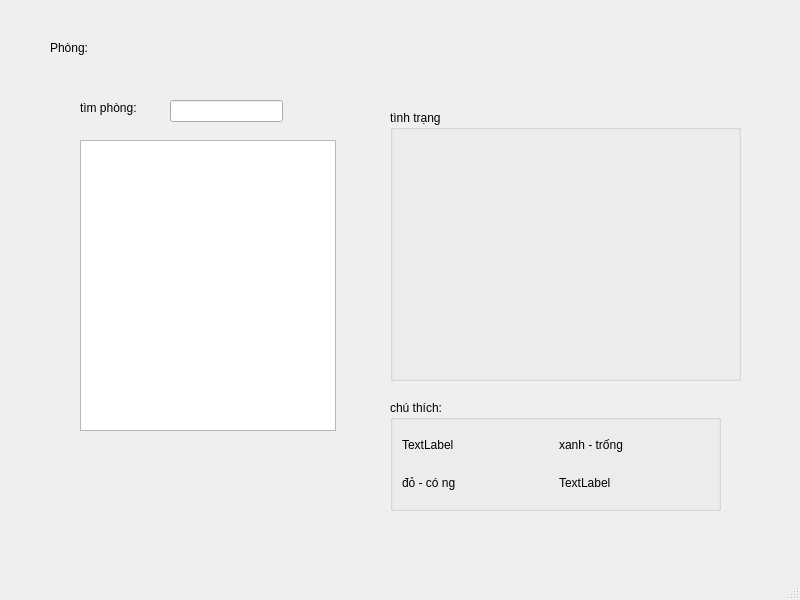
<?xml version="1.0" encoding="UTF-8"?>
<ui version="4.0">
 <class>MainWindow</class>
 <widget class="QMainWindow" name="MainWindow">
  <property name="geometry">
   <rect>
    <x>0</x>
    <y>0</y>
    <width>800</width>
    <height>600</height>
   </rect>
  </property>
  <property name="windowTitle">
   <string>Quản lí phòng</string>
  </property>
  <widget class="QWidget" name="centralwidget">
   <widget class="QLabel" name="label">
    <property name="geometry">
     <rect>
      <x>50</x>
      <y>40</y>
      <width>55</width>
      <height>16</height>
     </rect>
    </property>
    <property name="text">
     <string>Phòng: </string>
    </property>
   </widget>
   <widget class="QGroupBox" name="groupBox">
    <property name="geometry">
     <rect>
      <x>390</x>
      <y>110</y>
      <width>351</width>
      <height>271</height>
     </rect>
    </property>
    <property name="title">
     <string>tình trạng</string>
    </property>
   </widget>
   <widget class="QListWidget" name="listWidget">
    <property name="geometry">
     <rect>
      <x>80</x>
      <y>140</y>
      <width>256</width>
      <height>291</height>
     </rect>
    </property>
   </widget>
   <widget class="QLineEdit" name="lineEdit">
    <property name="geometry">
     <rect>
      <x>170</x>
      <y>100</y>
      <width>113</width>
      <height>22</height>
     </rect>
    </property>
   </widget>
   <widget class="QLabel" name="label_2">
    <property name="geometry">
     <rect>
      <x>80</x>
      <y>100</y>
      <width>71</width>
      <height>16</height>
     </rect>
    </property>
    <property name="text">
     <string>tìm phòng:</string>
    </property>
   </widget>
   <widget class="QGroupBox" name="groupBox_2">
    <property name="geometry">
     <rect>
      <x>390</x>
      <y>400</y>
      <width>331</width>
      <height>111</height>
     </rect>
    </property>
    <property name="title">
     <string>chú thích:</string>
    </property>
    <layout class="QGridLayout" name="gridLayout">
     <item row="0" column="0">
      <widget class="QLabel" name="label_4">
       <property name="text">
        <string>TextLabel</string>
       </property>
      </widget>
     </item>
     <item row="0" column="1">
      <widget class="QLabel" name="label_6">
       <property name="text">
        <string>xanh - trống</string>
       </property>
      </widget>
     </item>
     <item row="1" column="0">
      <widget class="QLabel" name="label_3">
       <property name="text">
        <string>đỏ - có ng</string>
       </property>
      </widget>
     </item>
     <item row="1" column="1">
      <widget class="QLabel" name="label_5">
       <property name="text">
        <string>TextLabel</string>
       </property>
      </widget>
     </item>
    </layout>
   </widget>
  </widget>
  <widget class="QMenuBar" name="menubar">
   <property name="geometry">
    <rect>
     <x>0</x>
     <y>0</y>
     <width>800</width>
     <height>26</height>
    </rect>
   </property>
  </widget>
  <widget class="QStatusBar" name="statusbar"/>
 </widget>
 <resources/>
 <connections/>
</ui>
